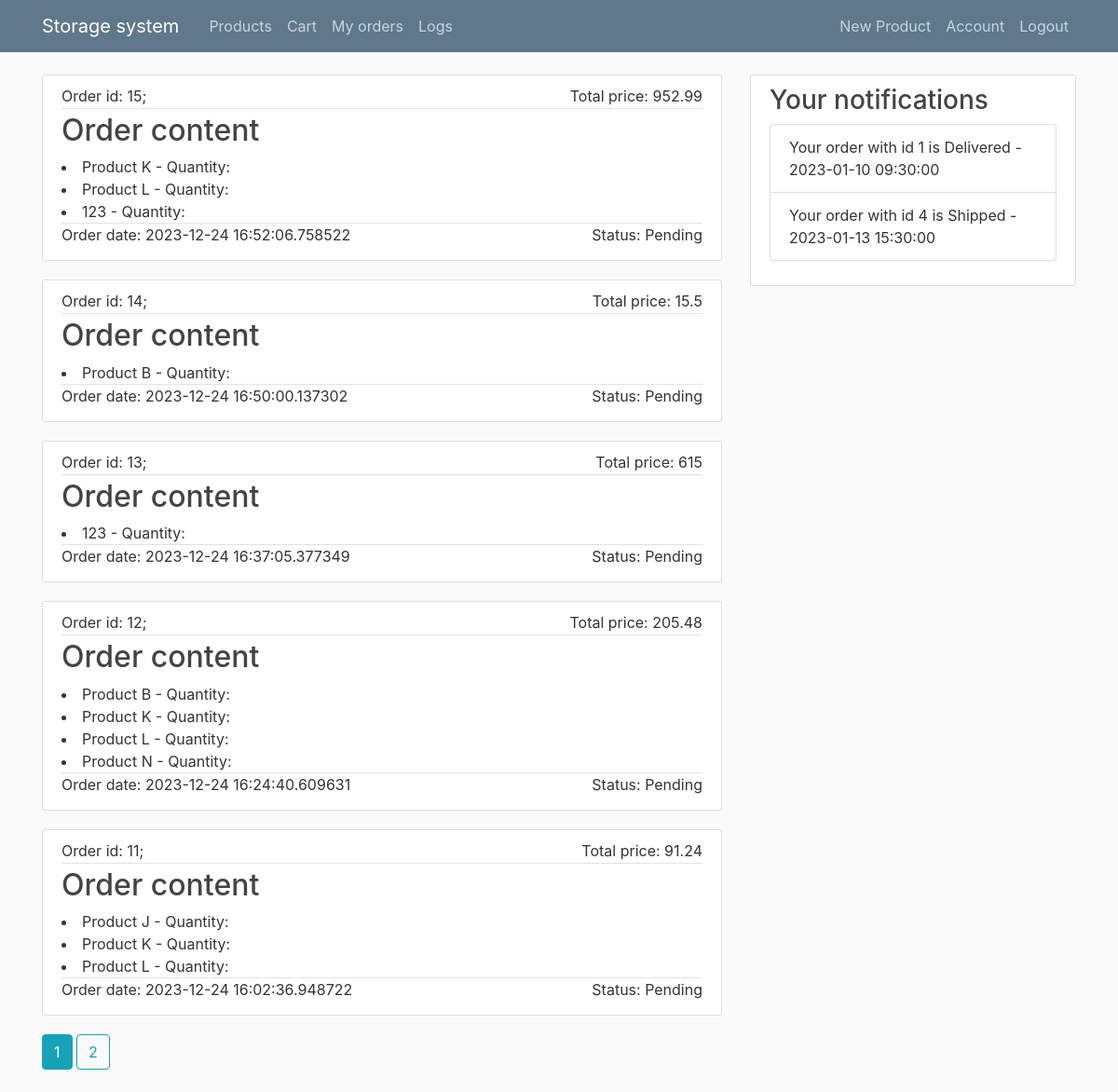
The page /orders (signed in) on the database as committed earlier.
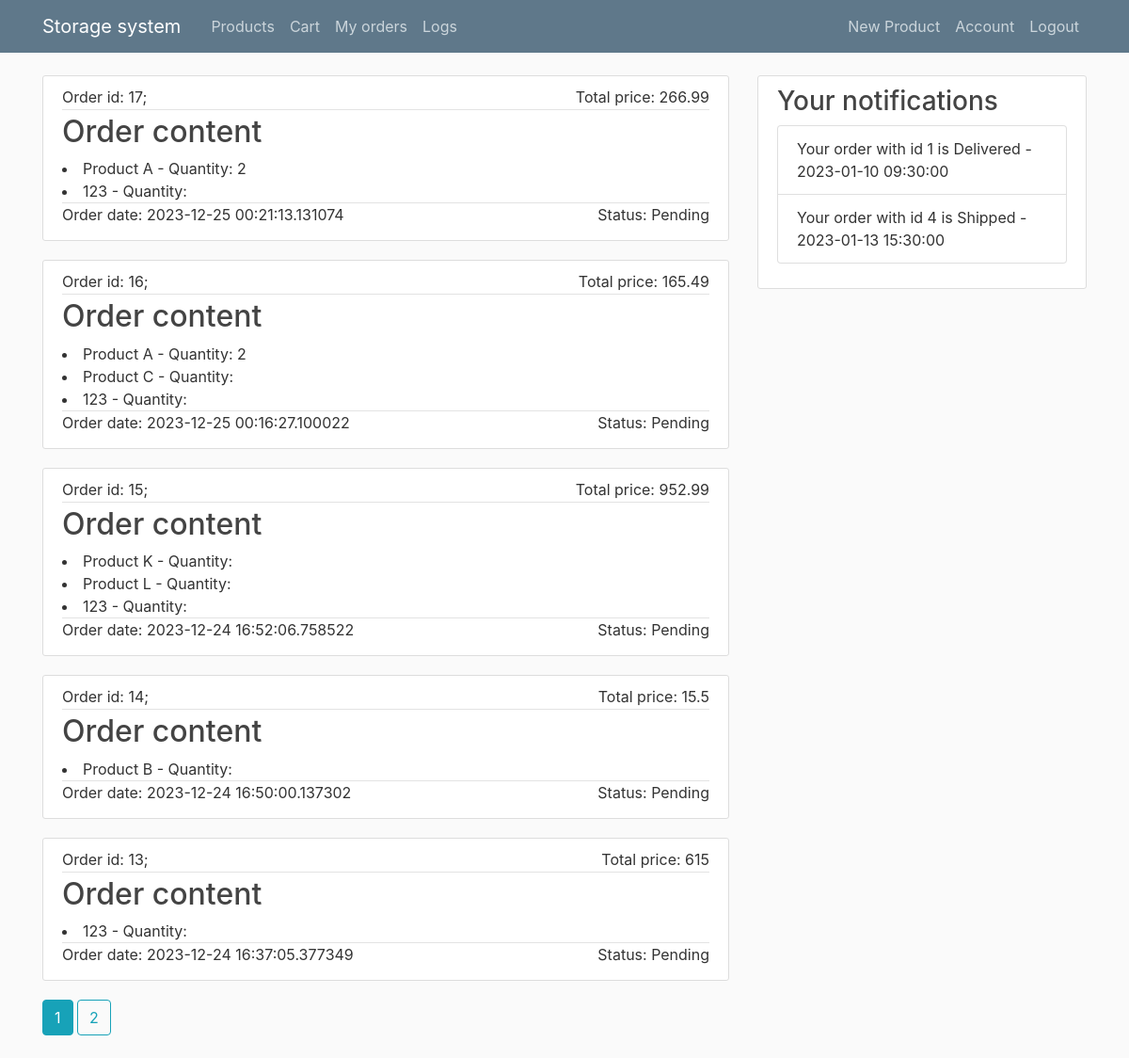
The same page on the database as committed later.
### flaskblog/models.py (models this page shows, shortened)
class Orders(db.Model):
    id = db.Column(db.Integer, primary_key=True)
    userId = db.Column(db.Integer, db.ForeignKey('user.id'), nullable=False)
    orderedProducts = db.Column(db.JSON, nullable=False)
    totalAmount = db.Column(db.Float, nullable=False)
    orderStatus = db.Column(db.String(20), nullable=False)
    warehouseId = db.Column(db.Integer, db.ForeignKey('warehouse.id'), nullable=False)
    orderDate = db.Column(db.DateTime, default=datetime.utcnow, nullable=False)
    warehouse = db.relationship('Warehouse', backref='orders')

class Product(db.Model):
    id = db.Column(db.Integer, primary_key=True)
    name = db.Column(db.String(20), nullable=False, unique=True)
    category = db.Column(db.String(20), nullable=False)
    price = db.Column(db.Float, nullable=False)
    quantityInStock = db.Column(db.Integer, nullable=False)
    unitOfMeasure = db.Column(db.String(20), nullable=False)
    description = db.Column(db.Text, nullable=False)

class Notification(db.Model):
    id = db.Column(db.Integer, primary_key=True)
    userId = db.Column(db.Integer, db.ForeignKey('user.id'))
    message = db.Column(db.Text, nullable=False)
    timestamp = db.Column(db.DateTime, nullable=False, default=datetime.utcnow)

### flaskblog/main/routes.py (the view)
@main.route("/orders")
@login_required
def orders():
    page = request.args.get('page', 1, type=int)
    orders = Orders.query.filter(Orders.userId == current_user.id).order_by(Orders.orderDate.desc())
    print(orders)
    products_list=[]
    cart_dict={}
    for order in orders:
        cart_dict = json.loads(order.orderedProducts)
        cart_dict = dict(sorted(cart_dict.items()))
        products = Product.query.filter(Product.id.in_(list(cart_dict.keys())))
        products_list.append(products)
    orders = orders.paginate(page=page, per_page=5)
    return render_template('orders.html', title='Orders', orders=orders, products_list=products_list, cart_dict=cart_dict, zip=zip)

### flaskblog/models.py (called while the page is built)
@login_manager.user_loader
def load_user(user_id):
    return User.query.get(int(user_id))

    def has_roles(self, role):
        if isinstance(role, str):
            return role in (role.name for role in self.roles)
        else:
            return role in self.roles

### flaskblog/templates/orders.html
{% extends "layout.html" %}
{% block content %}
    {% for order, products in zip(orders.items, products_list) %}
        <article class="media content-section">
          <div class="media-body">
            <div class="order-metadata">
              <p class="no-line-break">Order id: {{ order.id }}; </p>
              <p class="no-line-break flt-r">Total price: {{ order.totalAmount }}</p>
            </div>
            <h2>Order content</h2>
            {% for product in products %}
                <li>{{ product.name }} - Quantity: {{ cart_dict[product.id|string] }}</li>
            {% endfor %}
            <div class="order-metadata-bottom">
              <p class="no-line-break">Order date: {{ order.orderDate }}</p>
              <p class="no-line-break flt-r">Status: {{ order.orderStatus }}</p>
            </div>
          </div>
        </article>
    {% endfor %}
    {% for page_num in orders.iter_pages(left_edge=1, right_edge=1, left_current=1, right_current=2) %}
      {% if page_num %}
        {% if orders.page == page_num %}
          <a class="btn btn-info mb-4" href="{{ url_for('main.orders', page=page_num) }}">{{ page_num }}</a>
        {% else %}
          <a class="btn btn-outline-info mb-4" href="{{ url_for('main.orders', page=page_num) }}">{{ page_num }}</a>
        {% endif %}
      {% else %}
        ...
      {% endif %}
    {% endfor %}
{% endblock content %}

### flaskblog/templates/layout.html (shortened to what this page needs)
<!DOCTYPE html>
<html>
<head>
    <link rel="stylesheet" href="https://maxcdn.bootstrapcdn.com/bootstrap/4.0.0/css/bootstrap.min.css">
    <link rel="stylesheet" type="text/css" href="{{ url_for('static', filename='main.css') }}">
</head>
<body>
    <header class="site-header">
      <nav class="navbar navbar-expand-md navbar-dark bg-steel fixed-top">
        <div class="container">
          <a class="navbar-brand mr-4" href="/">Storage system</a>
          <div class="collapse navbar-collapse" id="navbarToggle">
            <div class="navbar-nav mr-auto">
              {% if current_user.is_authenticated %}
                <a class="nav-item nav-link" href="{{ url_for('main.products') }}">Products</a>
                <a class="nav-item nav-link" href="{{ url_for('main.cart') }}">Cart</a>
                <a class="nav-item nav-link" href="{{ url_for('main.orders') }}">My orders</a>
                   {% if current_user.is_authenticated %}
                    {% if current_user.has_roles('admin') %}
                  <a class="nav-item nav-link" href="{{ url_for('logs.get_logs') }}">Logs</a>
                    {% endif %}
                {% endif %}
              {% endif %}
            </div>
            <div class="navbar-nav">
              {% if current_user.is_authenticated %}
                {% if current_user.has_roles('admin') %}
                  <a class="nav-item nav-link" href="{{ url_for('products.new_product') }}">New Product</a>
                {% endif %}
                <a class="nav-item nav-link" href="{{ url_for('users.account') }}">Account</a>
                <a class="nav-item nav-link" href="{{ url_for('users.logout') }}">Logout</a>
              {% else %}
                <a class="nav-item nav-link" href="{{ url_for('users.login') }}">Login</a>
                <a class="nav-item nav-link" href="{{ url_for('users.register') }}">Register</a>
              {% endif %}
            </div>
          </div>
        </div>
      </nav>
    </header>
    <main role="main" class="container">
      <div class="row">
        <div class="col-md-8">
          {% block content %}{% endblock %}
        </div>
      {% if current_user.is_authenticated %}
        <div class="col-md-4">
          <div class="content-section">
            <h3>Your notifications</h3>
              <ul class="list-group">
                 <ul class="list-group">
                    {% for notification in current_user.notifications %}
                        <li class="list-group-item">
                    {{ notification.message }} - {{ notification.timestamp }}
                        </li>
                    {% endfor %}
                </ul>
              </ul>
          </div>
        </div>
      {% endif %}
      </div>
    </main>
</body>
</html>

Rows that differ between the two databases and show on the page:
no longer on this page (row unchanged): Orders: id "12", totalAmount "205.48", orderDate "2023-12-24 16:24:40.609631", orderStatus "Pending", Product (name "Product B"), Product (name "Product K"), Product (name "Product L")
no longer on this page (row unchanged): Product: name "Product N", shown under "12"
no longer on this page (row unchanged): Orders: id "11", totalAmount "91.24", orderDate "2023-12-24 16:02:36.948722", orderStatus "Pending", Product (name "Product K"), Product (name "Product L")
no longer on this page (row unchanged): Product: name "Product J", shown under "11"
added Orders: id "17", totalAmount "266.99", orderDate "2023-12-25 00:21:13.131074", orderStatus "Pending", Product (name "123")
now on this page (row edited): Product: name "Product A", cart_dict "2"
added Orders: id "16", totalAmount "165.49", orderDate "2023-12-25 00:16:27.100022", orderStatus "Pending", Product (name "123")
now on this page (row edited): Product: name "Product C", shown under "16"
